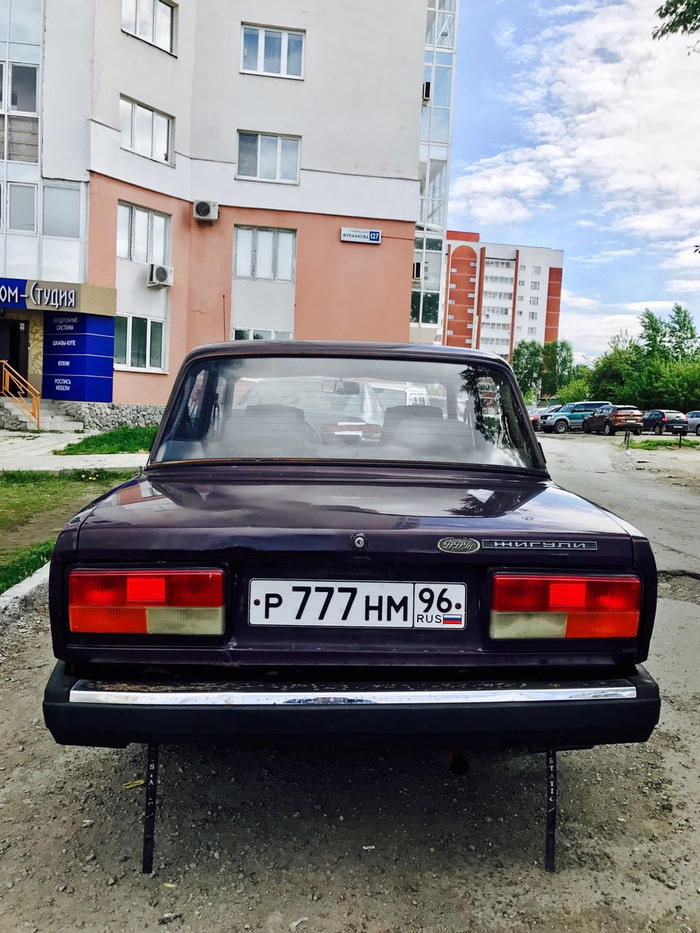
#> input picture images/56b80e0fb80c072a47e2721143dc21470eefe542_700.jpg, 700 x 933 px, given in place of video_2025-05-07_12-17-22.mp4, which was not available
$ python main.py
#> lines starting #> are read from the running program, lines starting #| are printed output that depends on the picture; pictures that were not available may be replaced by others from this repository, and a replacement may not be noted
import cv2, pytesseract
import matplotlib.pyplot as plt

pytesseract.pytesseract.tesseract_cmd = r'C:\Program Files\Tesseract-OCR\tesseract.exe'
numberPlateCascade = cv2.CascadeClassifier('haarcascade_russian_plate_number.xml')
plat_detector =  cv2.CascadeClassifier(cv2.data.haarcascades + "haarcascade_russian_plate_number.xml")
video = cv2.VideoCapture('images/video_2025-05-07_12-17-22.mp4')
num_list = []

if(video.isOpened()==False):
    print('Error Reading Video')


def carplate_extract(image):
    plate = plat_detector.detectMultiScale(image,scaleFactor=1.2,minNeighbors=5,minSize=(25,25))
    for (x,y,w,h) in plate:
        image = cv2.rectangle(image, (x,y), (x+w,y+h), (255,0,0),2)
        return image


while True:
    ret, frame = video.read()
#> frame is the input picture: shape (933, 700, 3); mean B, G, R 127.3, 125.5, 128.1
    if ret == True:
        frame_gr = cv2.cvtColor(frame, cv2.COLOR_BGR2GRAY)
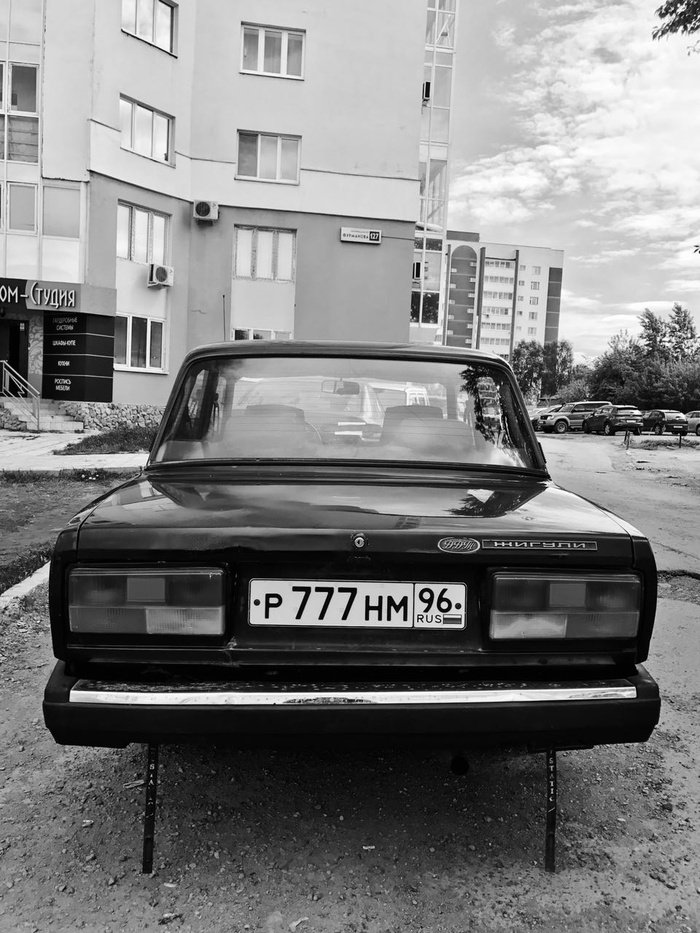
#> frame_gr: shape (933, 700); min 0, max 255, mean 126.5
        frame_gr = cv2.bilateralFilter(frame_gr, 20, 15, 15)
        frame_plate = carplate_extract(frame_gr)
#> in carplate_extract, `plate = plat_detector.detectMultiScale(image,scaleFactor=1.2,minNeighb..`: plate = [[231, 558, 253, 85]]
#> the loop in carplate_extract, `for (x,y,w,h) in plate:` made 1 pass
#> pass 1, in carplate_extract, `image = cv2.rectangle(image, (x,y), (x+w,y+h), (255,0,0),2)`:
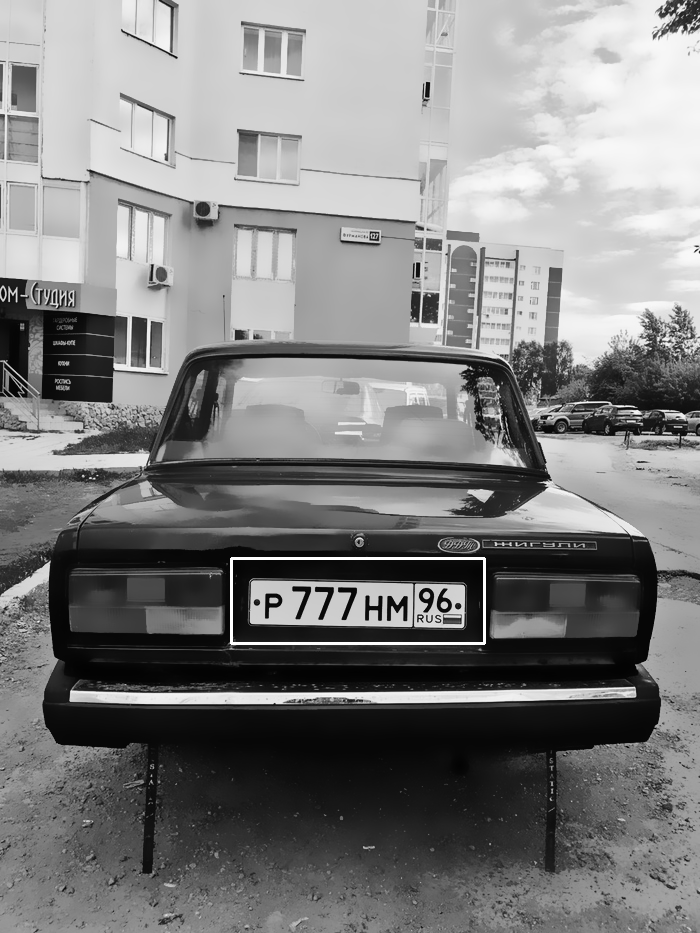
#> image: shape (933, 700); min 2, max 255, mean 127.2
        plt.imshow(frame_plate, cmap='gray')
        plt.axis('off')
        plt.show()

#> (the run stopped early here; a loop or call above may not have finished)
